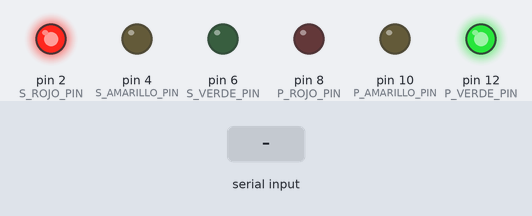
A sketch run on a simulated Arduino Uno, built with avr-gcc and run on an emulated ATmega328P. On the bench: output pins drawn as LEDs (lit = HIGH). The inputs (shaded band) are chosen by the test bench. What the sketch prints to the serial monitor is not drawn.

Above: at 1.2 s.
1.3 s: "punta\n" received over Serial
At 6.6 s:
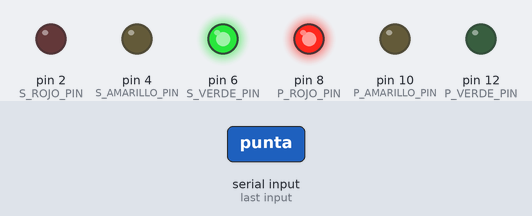
17.1 s: "principal\n" received over Serial
At 18.9 s:
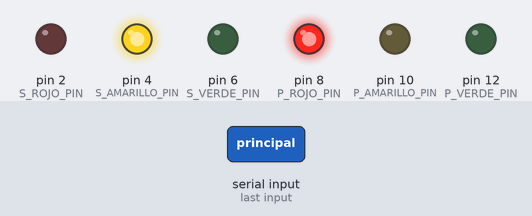
At 20.3 s:
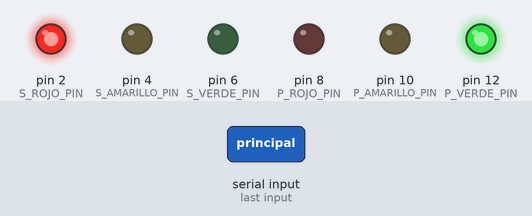
20.6 s: "secundario\n" received over Serial
Timing chart, 0 to 30.8 s (numbered marks = the images above; inputs shaded):
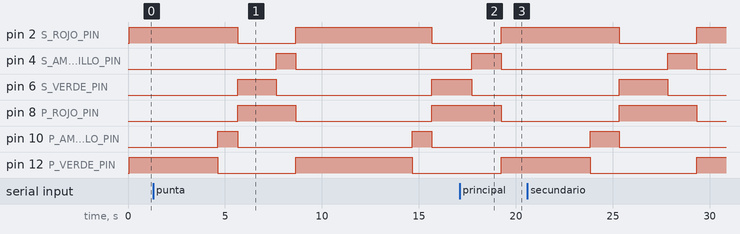

The sketch:

s4.1_cruce_controlado_consola_serie.ino
```cpp
/***   Global variables   ***/
// ESTADO DEL CRUCE
int estado=1;
// TIEMPOS DE ESTADO
float t_ciclo = 10000; // Tiempo total del ciclo
float E1normal= 0.45;
float E2normal= 0.15;
float E3normal= 0.25;
float E4normal= 0.15;
float E1punta= 0.60;
float E2punta= 0.10;
float E3punta= 0.20;
float E4punta= 0.10;
float E1;
float E2;
float E3;
float E4;
// CONEXIONES DE PINES A LEDs
int P_ROJO_PIN=8;
int P_AMARILLO_PIN=10;
int P_VERDE_PIN=12;
int S_ROJO_PIN=2;
int S_AMARILLO_PIN=4;
int S_VERDE_PIN=6;
// SI QUIERES AHORRAR ESPACIO EN VARIABLES
// Pines semáforo principal
//#define P_RED_PIN 8
//#define P_YELLOW_PIN 10
//#define P_GREEN_PIN 12
// Pines semáforo secundario
//#define S_RED_PIN 2
//#define S_YELLOW_PIN 4
//#define S_GREEN_PIN 6

// Control de condición horario normal / punta
String input_condicion = "";  // Nueva condición introducida por consola
String condicion = "normal";  // Por defecto regulación por horario 'normal'. El alternativo es 'punta'

/***   Function declaration
semaforo = 'principal' ó 'secundario'
rojo, amarillo, verde = 1 (ENCENDIDO) / 0 (APAGADO)
***/
void ciclo_semaforo (String semaforo, int rojo, int amarillo, int verde);

void setup()
{
  Serial.begin(9600);
  Serial.println("Condición actual = \"" + condicion + "\"");
  Serial.println("\n Cambio de regulacion (normal/punta) (en otro caso mantiene estado)-> ");

  pinMode(P_ROJO_PIN,OUTPUT);
  pinMode(P_AMARILLO_PIN,OUTPUT);
  pinMode(P_VERDE_PIN,OUTPUT);
  pinMode(S_ROJO_PIN,OUTPUT);
  pinMode(S_AMARILLO_PIN,OUTPUT);
  pinMode(S_VERDE_PIN,OUTPUT);

  // Condición inicial de regulación
  E1=t_ciclo*E1normal;
  E2=t_ciclo*E2normal;
  E3=t_ciclo*E3normal;
  E4=t_ciclo*E4normal;
}


void loop()
{
  // CAMBIO DE CICLO DE REGULACIÓN POR CONSOLA
  // Introduce normal ó punta
    if (Serial.available() > 0) {
      input_condicion = ""; //vacio lo leido
      Serial.println("Cambio de regulacion (normal/punta) (en otro caso mantiene estado)-> ");
      do {
        char caracter_leido;
        delay(5);
        caracter_leido = Serial.read();
        input_condicion += caracter_leido;
      }  while (Serial.available() > 0);

      Serial.println("Nueva condición de regulación de horario: \"" + input_condicion + "\"");

      if (input_condicion.startsWith("punta")) {
        condicion = "punta";
        digitalWrite(LED_BUILTIN, LOW);
      }
      else {
        condicion = "normal";
        digitalWrite(LED_BUILTIN, HIGH); // Señalizamos con el LED interno (pin 13)
        }
      }

    if (condicion == "punta") {
      E1=t_ciclo*E1punta;
      E2=t_ciclo*E2punta;
      E3=t_ciclo*E3punta;
      E4=t_ciclo*E4punta;
    }
    else {
      E1=t_ciclo*E1normal;
      E2=t_ciclo*E2normal;
      E3=t_ciclo*E3normal;
      E4=t_ciclo*E4normal;
    }

    // CAMBIOS DE ESTADO DEL CRUCE
    Serial.print("\t Estado E"); Serial.print(estado); Serial.print(" ");
    switch (estado)
    {
      case 1:
      {
        ciclo_semaforo("principal", 0, 0, 1);
        ciclo_semaforo("secundario", 1, 0, 0);
        Serial.print(E1); Serial.print(" ms"); Serial.print(" ");
        delay(E1);
        break;
      }
      case 2:
      {
        ciclo_semaforo("principal", 0, 1, 0);
        ciclo_semaforo("secundario", 1, 0, 0);
        Serial.print(E2); Serial.print(" ms"); Serial.print(" ");
        delay(E2);
        break;
      }
      case 3:
      {
        ciclo_semaforo("principal", 1, 0, 0);
        ciclo_semaforo("secundario", 0, 0, 1);
        Serial.print(E3); Serial.print(" ms"); Serial.print(" ");
        delay(E3);
        break;
      }
      case 4:
      {
        ciclo_semaforo("principal", 1, 0, 0);
        ciclo_semaforo("secundario", 0, 1, 0);
        Serial.print(E4); Serial.print(" ms"); Serial.print("\n");
        delay(E4);
        break;
      }
      default:
      {
        estado=1;
      }
    }
    // TRANSICIÓN AL SIGUIENTE ESTADO
    estado=estado + 1;
    if (estado > 4) {
      estado=1;
     }
}

/***   Function definition   ***/
void ciclo_semaforo (String semaforo, int rojo, int amarillo, int verde) {

  if (semaforo == "principal") {
    if (rojo == 1)
      digitalWrite(P_ROJO_PIN,HIGH);
    else
      digitalWrite(P_ROJO_PIN,LOW);
    if (amarillo == 1)
      digitalWrite(P_AMARILLO_PIN,HIGH);
    else
      digitalWrite(P_AMARILLO_PIN,LOW);
    if (verde == 1)
      digitalWrite(P_VERDE_PIN,HIGH);
    else
      digitalWrite(P_VERDE_PIN,LOW);
   }
  if (semaforo == "secundario") {
    if (rojo == 1)
      digitalWrite(S_ROJO_PIN,HIGH);
    else
      digitalWrite(S_ROJO_PIN,LOW);
    if (amarillo == 1)
      digitalWrite(S_AMARILLO_PIN,HIGH);
    else
      digitalWrite(S_AMARILLO_PIN,LOW);
    if (verde == 1)
      digitalWrite(S_VERDE_PIN,HIGH);
    else
      digitalWrite(S_VERDE_PIN,LOW);

   }
 }
```

Measured:
- after the input at 17.1 s, pin 2 (S_ROJO_PIN), pin 12 (P_VERDE_PIN): LOW → HIGH after 2.1 s instead of 1.6 s; pin 8 (P_ROJO_PIN): HIGH → LOW after 2.1 s instead of 1.6 s
- by itself, pin 10 (P_AMARILLO_PIN): alternates HIGH for 1.0 s and LOW for 9.0 s
